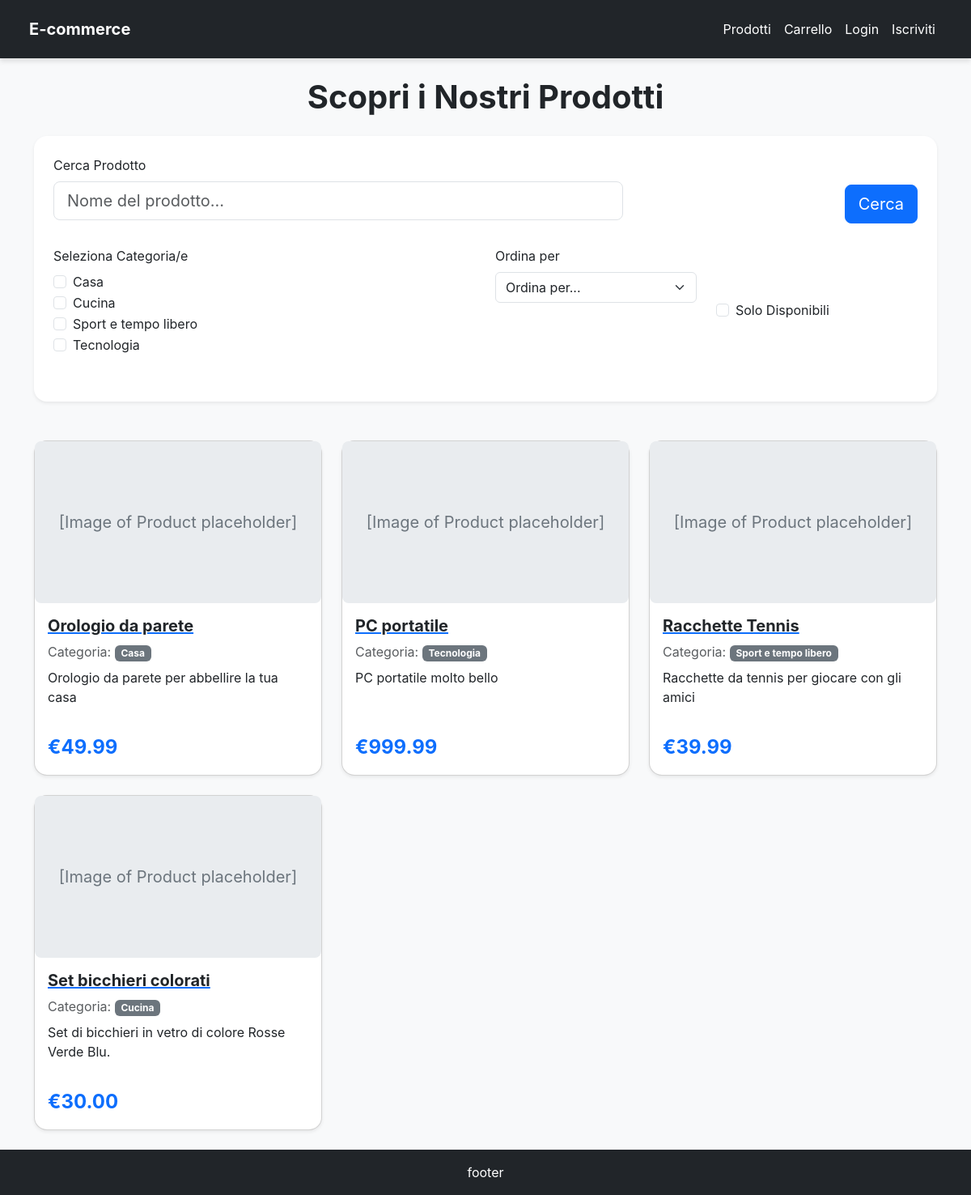
The page / on the database its author committed.
### products/models.py (models this page shows, shortened)
class Product(models.Model):
    name = models.CharField(max_length=200, verbose_name="Nome Prodotto")
    slug = models.SlugField(max_length=200, unique=True, help_text="Slug unico per l'URL del prodotto")
    category = models.ForeignKey(
        Category,
        on_delete=models.SET_NULL,
        null=True,
        blank=True,
        related_name='products',
        verbose_name="Categoria"
    )
    description = models.TextField(verbose_name="Descrizione prodotto")
    price = models.DecimalField(
        max_digits=10,
        decimal_places=2,
        verbose_name="Prezzo in €"
    )
    stock = models.IntegerField(
        default=0,
        verbose_name="Quantità Disponibile",
        help_text="Quantità di prodotti disponibili in magazzino."
    )
    created_at = models.DateTimeField(auto_now_add=True, verbose_name="Data Creazione")
    updated_at = models.DateTimeField(auto_now=True, verbose_name="Ultimo Aggiornamento")
    class Meta:
        ordering = ('name',)
        verbose_name = "Prodotto"
        verbose_name_plural = "Prodotti"
    def get_absolute_url(self):
        return reverse("product_details", kwargs={"slug": self.slug})

class Category(models.Model):
    name = models.CharField(max_length=100, unique=True, verbose_name="Nome Categoria")
    slug = models.SlugField(max_length=100, unique=True, help_text="Slug unico per l'URL della categoria")
    class Meta:
        ordering = ('name',)
        verbose_name_plural = "Categorie"
    def __str__(self):
        return self.name

### products/views.py (the view, shortened to what this page needs)
# urls.py: path("", ProductListView.as_view(), name="product_list"),
class ProductListView(ListView):
    model = Product
    template_name = 'product_list.html'
    context_object_name = 'product_list'
    def get_queryset(self):
        queryset = super().get_queryset()
        form = ProductSearchForm(self.request.GET)
        if form.is_valid():
            query = form.cleaned_data.get('q')
            if query:
                queryset = queryset.filter(
                    Q(name__icontains=query) | Q(description__icontains=query)  # Ricerca per nome o descrizione
                ).distinct()  # Evita duplicati se un prodotto corrisponde a più condizioni
            categories = form.cleaned_data.get('category')
            if categories:  # categories sarà un queryset di oggetti Category
                queryset = queryset.filter(category__in=categories)
            available_only = form.cleaned_data.get('available_only')
            if available_only:
                queryset = queryset.filter(stock__gt=0)  # quantity > 0
            sort_by = form.cleaned_data.get('sort_by')
        if not queryset.ordered:
            queryset = queryset.order_by('name')  # Ordine predefinito per nome
        return queryset
    def get_context_data(self, **kwargs):
        context = super().get_context_data(**kwargs)
        context['form'] = ProductSearchForm(self.request.GET)
        return context

### templates/product_list.html (shortened to what this page needs)
{% extends 'base.html' %}
{% load crispy_forms_tags %}
{% block content %}
<h1 class="text-center mb-4 fw-bold text-dark">Scopri i Nostri Prodotti</h1>
<div class="mb-5">
    {% crispy form %}
</div>
{% if product_list %}
<div class="row row-cols-1 row-cols-md-2 row-cols-lg-3 g-4">
    {% for product in product_list %}
    <div class="col">
        <div class="card h-100 shadow-sm rounded-card">
            <div class="img-placeholder">
                [Image of Product placeholder]
            </div>
            <div class="card-body d-flex flex-column">
                <a href="{{ product.get_absolute_url }}">
                    <h5 class="card-title fw-bold text-dark">{{ product.name }}</h5>
                </a>
                <p class="card-text text-muted mb-2">Categoria: <span class="badge bg-secondary">{{ product.category.name }}</span></p>
                <p class="card-text text-dark flex-grow-1">{{ product.description|truncatechars:100 }}</p>
                <div class="d-flex justify-content-between align-items-center mt-3">
                    <span class="fs-4 fw-bold text-primary">€{{ product.price|floatformat:2 }}</span>
                </div>
            </div>
        </div>
    </div>
    {% endfor %}
</div>
{% else %}
<div class="alert alert-info text-center" role="alert">
    Nessun prodotto disponibile al momento. Riprova più tardi!
</div>
{% endif %}
{% endblock content %}

### templates/base.html (style rules this page uses)
body { font-family: 'Inter', sans-serif; background-color: #f8f9fa; padding-top: 4.5rem; }
.rounded-card { border-radius: 1rem; }
.btn-primary, .btn-secondary { border-radius: 0.5rem; }
.img-placeholder { background-color: #e9ecef; display: flex; align-items: center; justify-content: center; font-size: 1.25rem; color: #6c757d; height: 200px; border-radius: 0.5rem; }

### rows shown on the page
Product: name "Orologio da parete", category.name "Casa", description "Orologio da parete per abbellire la tua casa", price "49.99"
Product: name "PC portatile", category.name "Tecnologia", description "PC portatile molto bello", price "999.99"
Product: name "Racchette Tennis", category.name "Sport e tempo libero", description "Racchette da tennis per giocare con gli amici", price "39.99"
Product: name "Set bicchieri colorati", category.name "Cucina", description "Set di bicchieri in vetro di colore Rosse Verde Blu.", price "30.00"
